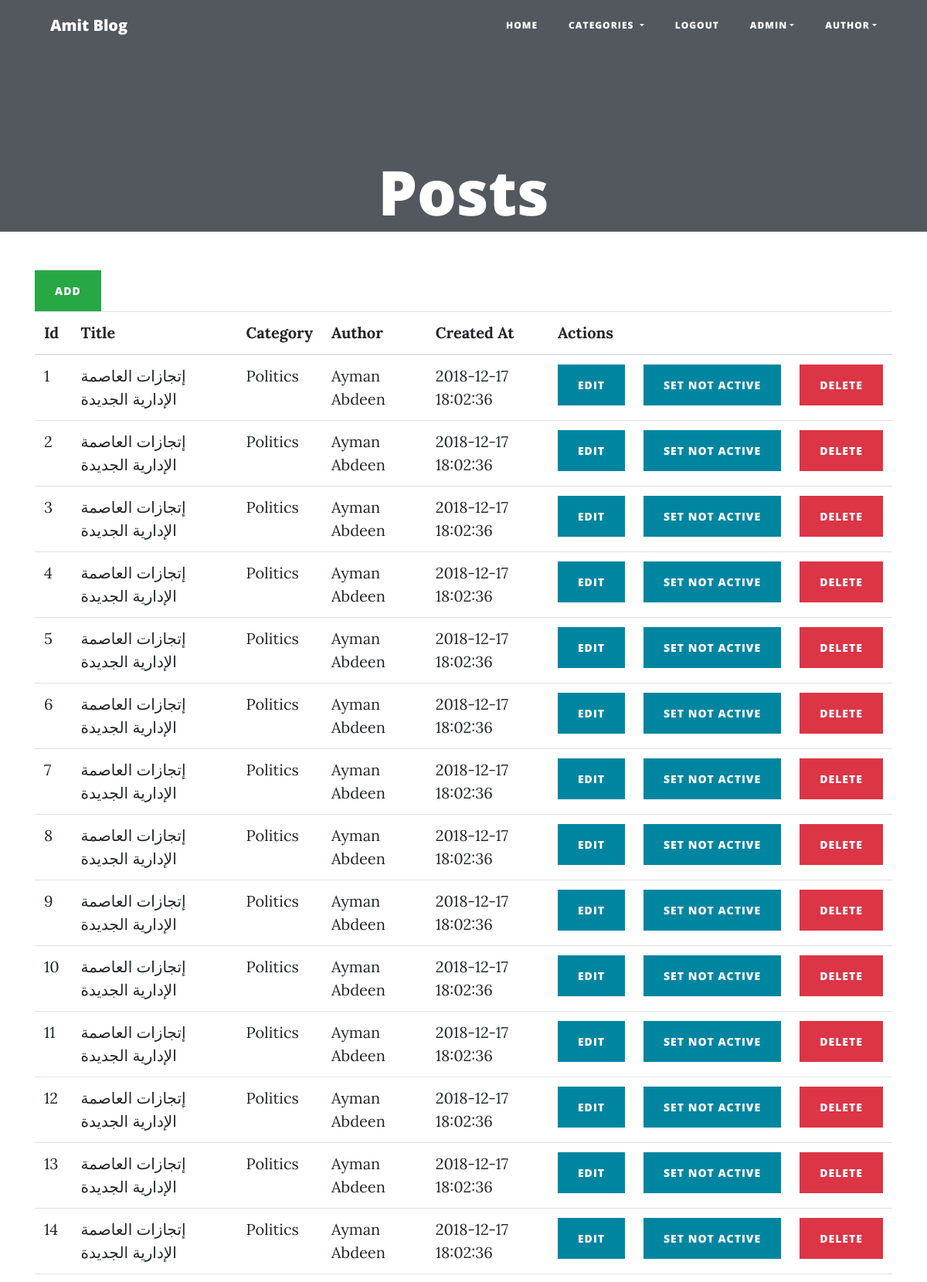
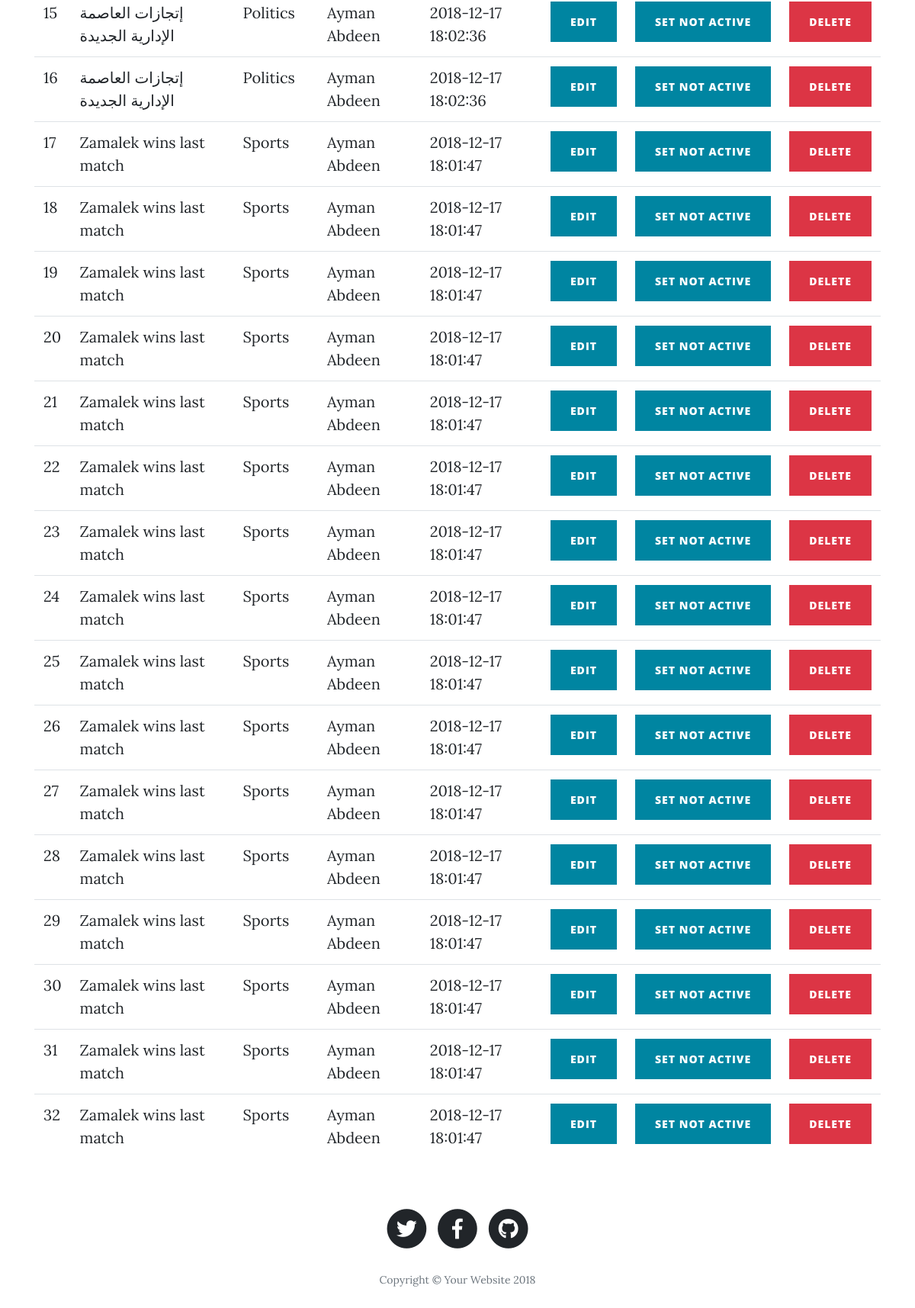
Before: /admin/posts.php (signed in) with the older database file (2 pictures, top to bottom).
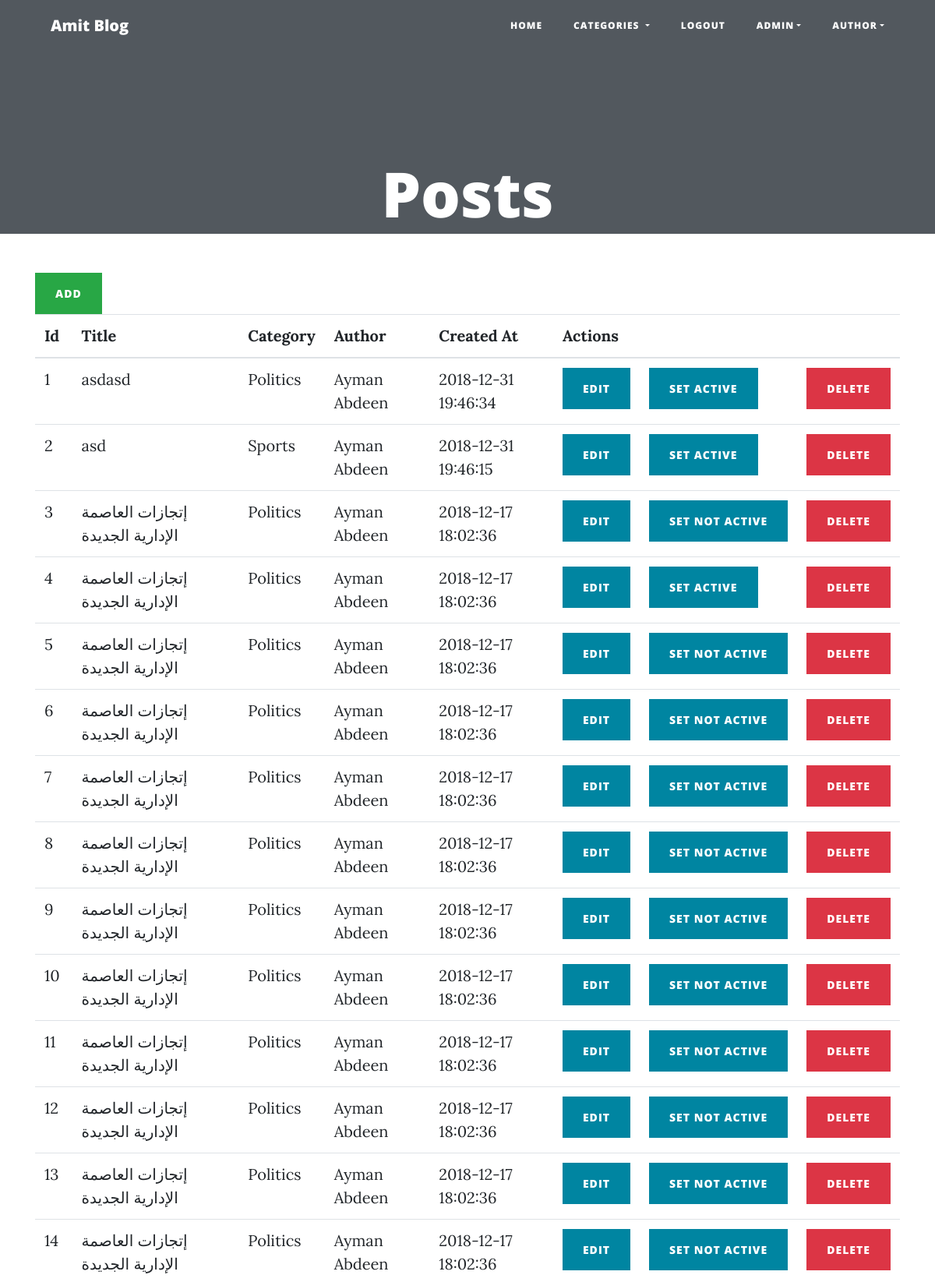
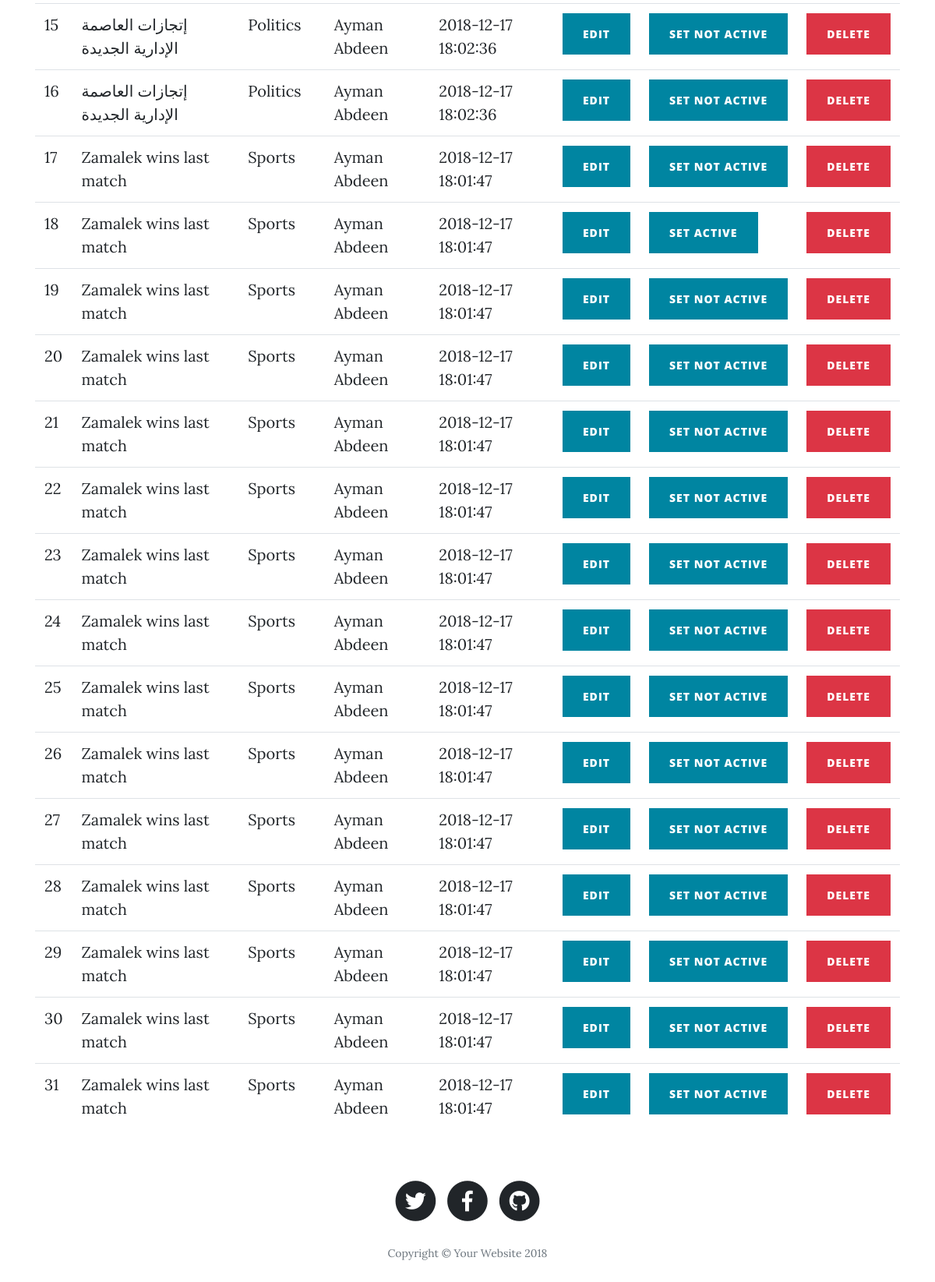
After: the same page with the newer database file (2 pictures, top to bottom).
### tables this page shows
CREATE TABLE IF NOT EXISTS `posts` (
  `id` int(10) UNSIGNED NOT NULL AUTO_INCREMENT,
  `category_id` int(10) UNSIGNED NOT NULL,
  `user_id` int(10) UNSIGNED NOT NULL,
  `title` varchar(4000) NOT NULL,
  `content` text NOT NULL,
  `picture` varchar(255) NOT NULL,
  `created_at` timestamp NOT NULL DEFAULT CURRENT_TIMESTAMP,
  `is_active` tinyint(1) NOT NULL,
  PRIMARY KEY (`id`),
  KEY `users_posts_fk` (`user_id`),
  KEY `categories_posts_fk` (`category_id`)
);

CREATE TABLE IF NOT EXISTS `categories` (
  `id` int(10) UNSIGNED NOT NULL AUTO_INCREMENT,
  `name` varchar(255) NOT NULL,
  PRIMARY KEY (`id`)
);

CREATE TABLE IF NOT EXISTS `users` (
  `id` int(10) UNSIGNED NOT NULL AUTO_INCREMENT,
  `username` varchar(255) NOT NULL,
  `password` varchar(255) NOT NULL,
  `name` varchar(255) NOT NULL,
  `picture` varchar(255) NOT NULL,
  `is_author` tinyint(1) NOT NULL DEFAULT '0',
  `is_admin` tinyint(1) NOT NULL DEFAULT '0',
  `is_active` tinyint(1) NOT NULL DEFAULT '1',
  PRIMARY KEY (`id`),
  UNIQUE KEY `username` (`username`)
);

### helper/config.php (called while the page is built, shortened)
<?php
$base_url = 'http://localhost/amit_blog';

### helper/session.php (called while the page is built, shortened)
<?php
if(isset($_SESSION['user'])){
    $user=$_SESSION['user'];
    $loggedIn=true;
}
else{
    $loggedIn=false;
}
?>

### helper/database.php (called while the page is built, shortened)
<?php
function getRows($q){
    $result=[];
    $con = mysqli_connect("localhost","blog_user","blog_user123","amit_blog");
    mysqli_set_charset($con,"utf8");
    $query = mysqli_query($con,$q);
    while($row=mysqli_fetch_array($query)){
        array_push($result,$row);
    }
    return $result;
}

### helper/posts.php (called while the page is built, shortened)
<?php
require_once($base_dir.'helper/database.php');
require_once($base_dir.'helper/session.php');
function getAdminPosts(){
    $query="SELECT posts.*,users.name as user_name,categories.name as category_name
    FROM posts LEFT JOIN users ON users.id=posts.user_id
    LEFT JOIN categories  on categories.id=posts.category_id ORDER BY posts.created_at desc";
    return getRows($query);
}

### admin/posts.php (the view, shortened to what this page needs)
<?php
require_once('../helper/config.php');
require_once($base_dir.'helper/admin.php');
require_once($base_dir.'layouts/header.php');
require_once($base_dir.'helper/posts.php');
$posts=getAdminPosts();
?>
 <header class="masthead" style="height: 300px;">
      <div class="overlay"></div>
      <div class="container">
        <div class="row">
          <div class="col-lg-8 col-md-10 mx-auto">
            <div class="site-heading">
              <h1>Posts</h1>
            </div>
          </div>
        </div>
      </div>
    </header>
    <div class="container">
        <div class="row">
            <div class="col-md-12">
            <a href="addPost.php" class="btn btn-success">Add</a>
                <table class="table">
                    <thead>
                        <tr>
                            <th>Id</th>
                            <th>Title</th>
                            <th>Category</th>
                            <th>Author</th>
                            <th>Created At</th>
                            <th colspan="3">Actions</th>
                        </tr>
                    </thead>
                    <tbody>
                    <?php
                    $i=1;
                    foreach($posts as $post){
                        ?>
<tr>
                        <td><?php echo $i++?></td>
                        <td><?php echo $post['title'];?></td>
                        <td><?php echo $post['category_name'];?></td>
                        <td><?php echo $post['user_name'];?></td>
                        <td><?php echo $post['created_at'];?></td>
                        <td width="50px">
                        <a class="btn btn-primary" href="editPost.php?id=<?php echo $post['id'];?>">Edit</a>
                        </td>
                        <td width="50px">
                        <?php
                        if($post['is_active']){
?>
  <form action="posts.php" method="POST">
                                <button type="submit" class="btn btn-sm btn-primary">Set Not Active</button>
                            </form>
<?php
                        }
                        else{
?>
                            <form action="posts.php" method="POST">
                                <button type="submit" class="btn btn-sm btn-primary">Set Active</button>
                            </form>
<?php
                        }
                        ?>
                        </td>
                        <td width="50px">
                            <form action="posts.php" method="POST">
                                <button type="submit" class="btn btn-sm btn-danger" onclick="return confirmDelete();">Delete</button>
                            </form>
                        </td>
                        </tr>
                        <?php
                    }
                    ?>
                    </tbody>
                </table>
            </div>
        </div>
    </div>
<?php
require_once($base_dir.'layouts/footer.php');

### layouts/header.php (shortened to what this page needs)
<?php
require_once($base_dir.'helper/session.php');
require_once($base_dir.'helper/categories.php');
?>
<!DOCTYPE html>
<html lang="en">
  <head>
    <link href="<?php echo $base_url?>/vendor/bootstrap/css/bootstrap.min.css" rel="stylesheet">
    <link href="<?php echo $base_url?>/vendor/fontawesome-free/css/all.min.css" rel="stylesheet" type="text/css">
    <link href="<?php echo $base_url?>/css/clean-blog.min.css" rel="stylesheet">
  </head>
  <body>
    <nav class="navbar navbar-expand-lg navbar-light fixed-top" id="mainNav">
      <div class="container">
        <a class="navbar-brand" href="<?php echo $base_url;?>">Amit Blog</a>
        <div class="collapse navbar-collapse" id="navbarResponsive">
          <ul class="navbar-nav ml-auto">
            <li class="nav-item">
              <a class="nav-link" href="<?php  echo $base_url;?>">Home</a>
            </li>
            <li class="nav-item dropdown">
            <a class="nav-link dropdown-toggle" href="#" id="navbarDropdown" role="button" data-toggle="dropdown" aria-haspopup="true" aria-expanded="false">
          Categories
        </a>
            </li>
            <?php
          if($loggedIn){
            ?>
            <li class="nav-item">
              <a class="nav-link" href="<?php  echo $base_url.'/pages/logout.php';?>">Logout</a>
            </li>
            <?php
              }
            ?>
<?php
if($loggedIn && $user['is_admin']){
?>
<li class="nav-item dropdown">
            <a class="nav-link dropdown-toggle" href="#" id="navbarDropdown" role="button" data-toggle="dropdown" aria-haspopup="true" aria-expanded="false">Admin</a>
          </li>
            <?php }?>
<?php
if($loggedIn && $user['is_author']){
?>
          <li class="nav-item dropdown">
            <a class="nav-link dropdown-toggle" href="#" id="navbarDropdown" role="button" data-toggle="dropdown" aria-haspopup="true" aria-expanded="false">Author</a>
          </li>
          <?php
}
?>
          </ul>
        </div>
      </div>
    </nav>

### layouts/footer.php (shortened to what this page needs)
    <footer>
      <div class="container">
        <div class="row">
          <div class="col-lg-8 col-md-10 mx-auto">
            <ul class="list-inline text-center">
              <li class="list-inline-item">
                <a href="#">
                  <span class="fa-stack fa-lg">
                    <i class="fas fa-circle fa-stack-2x"></i>
                    <i class="fab fa-twitter fa-stack-1x fa-inverse"></i>
                  </span>
                </a>
              </li>
              <li class="list-inline-item">
                <a href="#">
                  <span class="fa-stack fa-lg">
                    <i class="fas fa-circle fa-stack-2x"></i>
                    <i class="fab fa-facebook-f fa-stack-1x fa-inverse"></i>
                  </span>
                </a>
              </li>
              <li class="list-inline-item">
                <a href="#">
                  <span class="fa-stack fa-lg">
                    <i class="fas fa-circle fa-stack-2x"></i>
                    <i class="fab fa-github fa-stack-1x fa-inverse"></i>
                  </span>
                </a>
              </li>
            </ul>
            <p class="copyright text-muted">Copyright &copy; Your Website 2018</p>
          </div>
        </div>
      </div>
    </footer>
  </body>
</html>

Changed rows visible on the page:
removed posts: title "إتجازات العاصمة الإدارية الجديدة", category.name "Politics", user.name "Ayman Abdeen", created_at "2018-12-17 18:02:36"
removed posts: title "إتجازات العاصمة الإدارية الجديدة", category.name "Politics", user.name "Ayman Abdeen", created_at "2018-12-17 18:02:36"
removed posts: title "Zamalek wins last match", category.name "Sports", user.name "Ayman Abdeen", created_at "2018-12-17 18:01:47"
added posts: title "asdasd", category.name "Politics", user.name "Ayman Abdeen", created_at "2018-12-31 19:46:34"
added posts: title "asd", category.name "Sports", user.name "Ayman Abdeen", created_at "2018-12-31 19:46:15"
changed posts (number 4 of 31 on the later page): is_active "SET NOT ACTIVE" → "SET ACTIVE"
changed posts (number 18 of 31 on the later page): is_active "SET NOT ACTIVE" → "SET ACTIVE"
